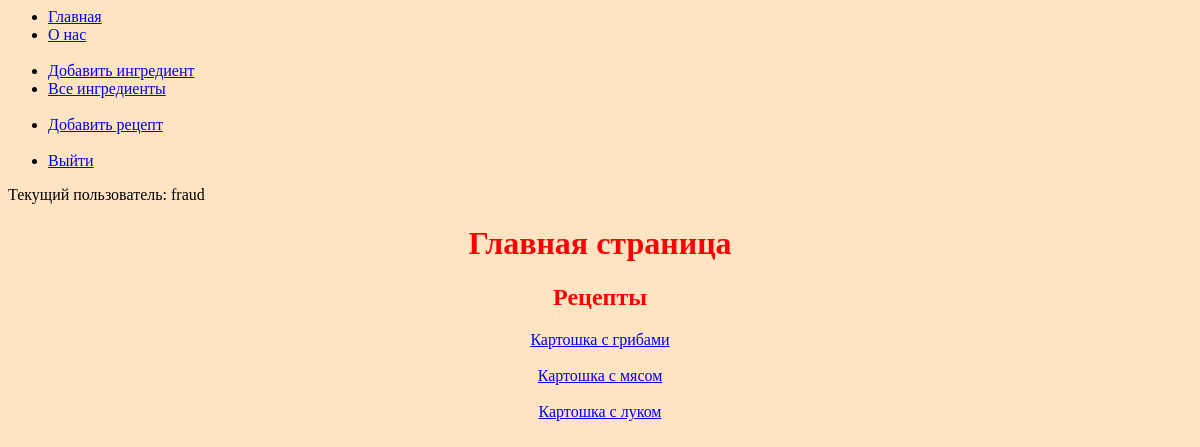
Screenshot of / (signed in) with the database file from the repository.
### recipe_catalog/models.py (models this page shows, shortened)
class Recipe(models.Model):
    name = models.CharField(max_length=300)
    ingredients = models.ManyToManyField(Ingredient, through="RecipeIngredient")
    desc = models.CharField(max_length=300, default="")
    author = models.ForeignKey(User, verbose_name='Автор рецепта', on_delete=models.CASCADE, null=True)

### recipe_catalog/views.py (the view)
# urls.py: path('', index, name='home'),
def index(request):
    recipe_list = Recipe.objects.all()
    template = 'recipe_catalog/index.html'
    context = {
        'recipe_list': recipe_list
    }
    return render(request, template, context)

### templates/recipe_catalog/index.html (shortened to what this page needs)
{% extends "base.html" %}
{% block content %}
    <h1 class="content">Главная страница</h1>
    <h2 class="content">Рецепты</h2>
    <div class="content">
        {% for recipe in recipe_list %}
            <a href="{% url 'recipe_catalog:recipe_detail' recipe.id %}">{{recipe.name}}</a>
            <br><br>
        {% endfor %}
    </div>
{% endblock %}

### templates/base.html (shortened to what this page needs)
<html>
<head>
    {% load static %}
    <link rel="stylesheet" href="{% static 'css/style.css' %}">
</head>
<body>
  <div>
    {% block sidebar %}
    <ul>
      <li><a href="/">Главная</a></li>
      <li><a href="/about/">О нас</a></li>
      <br>
      <li><a href="/add_ingredient/">Добавить ингредиент</a></li>
      <li><a href="/all_ingredients/">Все ингредиенты</a></li>
      <br>
      <li><a href="/add_recipe/">Добавить рецепт</a></li>
      <br>
      {% if not user.is_authenticated %}
        <li><a href="http://127.0.0.1:8000/auth/login/">Войти</a></li>
      {% else %}
        <li><a href="http://127.0.0.1:8000/auth/logout/">Выйти</a></li>
      {% endif %}
    </ul>
    <p>Текущий пользователь: {{request.user}}</p>
    {% endblock %}
  </div>
  <main>
    <div>
      {% block content %}{% endblock %}
    </div>
  </main>
</body>
</html>

### static/css/style.css (style rules this page uses)
h1 { color: red; }
h2 { color: red; }
body { background-color:bisque; }
.content { text-align: center; }

### rows the page displays
Recipe: name "Картошка с грибами"
Recipe: name "Картошка с мясом"
Recipe: name "Картошка с луком"

### other values shown
{{ request.user }} "fraud"
